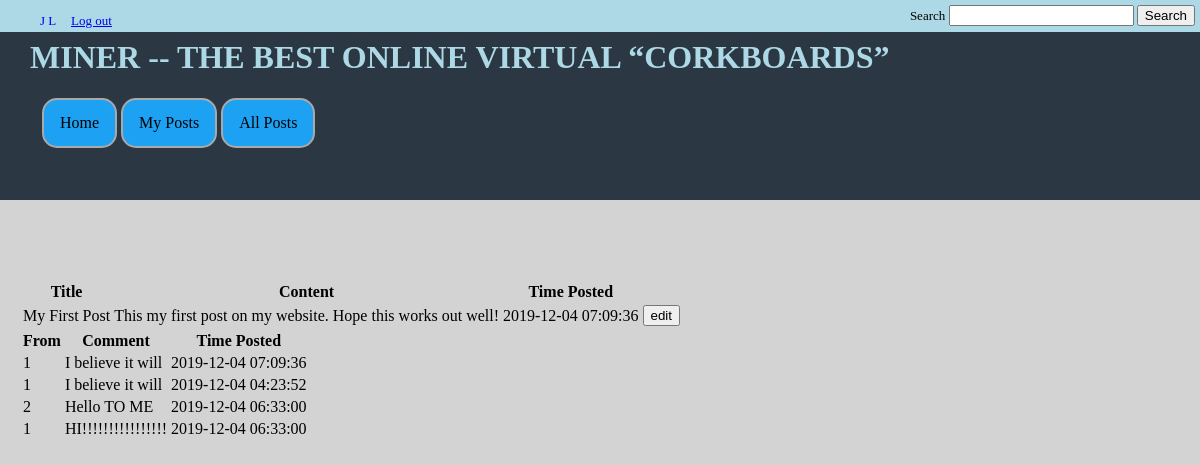
Screenshot of /post.php?postID=2 (signed in) with the database file from the repository.
### tables this page shows
CREATE TABLE IF NOT EXISTS posts (
	postID int NOT NULL AUTO_INCREMENT,
	userID int,
	Title varchar(255),
	Content TEXT,
	TimeCreated TIMESTAMP,
	PRIMARY KEY( postID ),
	FOREIGN KEY (userID) REFERENCES users(userID)
);

CREATE TABLE IF NOT EXISTS comments (
	commentID int NOT NULL AUTO_INCREMENT,
	userID int NOT NULL,
	postID int NOT NULL,
	Content TEXT,
	TimeCreated TIMESTAMP,
	PRIMARY KEY( commentID, postID ),
	FOREIGN KEY (userID) REFERENCES users(userID),
	FOREIGN KEY (postID) REFERENCES posts(postID)
);

### post.php (the view, shortened to what this page needs)
<!DOCTYPE html>
<html lang="en-US">
<head>
	<link rel="stylesheet" type="text/css" href="header.css" />
</head>
<body>
	<?php
	  $path = "";
	  $thisPage = "mypost";
	  if (isset($_SESSION["passwordVerified"])) {
			if ($_SESSION["passwordVerified"] == TRUE) {
				include 'header_afterloggedin.php';
			}
			else{
				include 'templateHeader.php';
			}
		}
		else{
			include 'templateHeader.php';
			header("Location: login.php");
		}
	?>
	<main>
	<?php if (isset($_SESSION["passwordVerified"])): ?>
		<?php if ($_SESSION["passwordVerified"] == TRUE): ?>
			<table>
				<thead>
				<tr>
					<th>Title</th>
					<th>Content</td>
					<th>Time Posted</th>
				</tr>
				</thead>
				<tbody>
				<?php
					getPost($_GET["postID"]);
				?>
				</tbody>
			</table>
			<table>
				<thead>
				<tr>
					<th>From</th>
					<th>Comment</td>
					<th>Time Posted</th>
				</tr>
				</thead>
				<tbody>
				<?php
					getPostCommentsAndLikes($_GET["postID"]);
				?>
				</tbody>
			</table>
		<?php else: ?>
			<p>Please Log in.</p>
		<?php endif ?>
	<?php else: ?>
		<p>Please Log in.</p>
	<?php endif ?>
	</main>
</body>
</html>
<?php
function getPostCommentsAndLikes($postID,$Limit = 20,$Offset = 0 )
{
	include 'connect.php';
	$querycheck="SELECT comments.* FROM `comments`, `posts` WHERE comments.postID = ? AND posts.postID = ? LIMIT ?, ?";
	$stmt = $mysqli->prepare( $querycheck );
	$stmt->bind_param( "iiii", $pID, $pID, $Off, $lim);
	$stmt->execute();
	$res = $stmt->get_result();
	while ($row = mysqli_fetch_array($res)) {
		echo "<tr>";
		echo "<td>" . $row["userID"] . "</td>";
		echo "<td>" . $row["Content"] . "</td>";
		echo "<td>" . $row["TimeCreated"] . "</td>";
		echo "</tr>";
	}
}
function getPost($postID, $Limit = 20, $Offset = 0)
{
	include 'connect.php';
	$querycheck="SELECT * FROM `posts` WHERE postID = ? ORDER BY TimeCreated DESC LIMIT ?, ?";
	$stmt = $mysqli->prepare( $querycheck );
	$stmt->bind_param( "iii", $pID, $Off, $lim);
	$pID = $postID;
	$Off = $Offset;
	$lim = $Limit;
	$stmt->execute();
	$res = $stmt->get_result();
	while ($row = mysqli_fetch_array($res)) {
		echo "<tr>";
		echo "<td>" . $row["Title"] . "</td>";
		echo "<td>" . $row["Content"] . "</td>";
		echo "<td>" . $row["TimeCreated"] . "</td>";
		if($row['userID'] == $_SESSION['userID']){
			echo '<td><input type="button" name="edit" value="edit"></td>';
		}
		echo "</tr>";
	}
}
?>

### header_afterloggedin.php
<div id="top-nav" style="background-color:lightBlue">
	<form id="searchform" method="GET">
		<label for="search" style="color:black">Search</label>
		<input id="search" name="search" type="text" value="" maxlength="150">
		<input type="submit" id="search-button" value="Search">
	</form>
	<ul id="left-ul" style="list-style-type:none">
		<span style="color:blue; padding-right:12px;"><?php echo $_SESSION["userfname"] ." ". $_SESSION["userlname"]. "  ";?></span>
		<li class="left-ul-li">
			<a id="logout" href="logout_submit.php">Log out</a>
		</li>
	</ul>
</div>
<div class="navigation-div">
<header>
	<br><h1 style="color:lightBlue;">MINER -- THE BEST ONLINE VIRTUAL “CORKBOARDS”</h1>
	</header>
	<nav class="navagation-bar">
	    <?php
		  $homepath = $path."index.php";
		  $mypostpath = $path."myposts.php";
		  $allpostpath = $path."allposts.php";
	    ?>
		<a class="home"
		<?php if ($thisPage=="home") echo "style=\"background-color: darkBlue;color: white;\""; ?>
		href="<?php echo $homepath; ?>">Home</a>
		<a class="myposts"
		<?php if ($thisPage=="myposts") echo "style=\"background-color: darkBlue;color: white;\""; ?>
		href="<?php echo $mypostpath; ?>">My Posts</a>
		<a class="allposts"
		<?php if ($thisPage=="allposts") echo "style=\"background-color: darkBlue;color: white;\""; ?>
		href="<?php echo $allpostpath; ?>">All Posts</a>
	</nav>
</div>

### header.css (style rules this page uses)
body { margin:0px; background-color: lightGrey; }
main { position: absolute; top: 35%; margin-right: 10px; margin-left: 20px; }
#top-nav { direction: ltr; color: lightBlue; font-size: 13px; font-weight: 400; height: 32px; position: fixed; top: 0; left: 0; width: 100%; min-width: 600px; z-index: 99999; background: lightBlue; }
ul#left-ul { width: 30%; }
ul li { display: inline; padding-right: 3%; }
#searchform { float: right; display: inline; margin-top: 5px; margin-right: 5px; }
.navigation-div { background-color: #2b3843; height: 25%; width: 100%; position: fixed; }
header { font-family: "Times New Roman", Times, serif; color: lightGrey; font-weight: bold; margin-left: 30px; }
nav { overflow: hidden; margin-left: 40px; }
nav a { float:left; font-size: 16px; color: black; text-align: center; padding: 14px 16px; text-decoration: none; background-color: #1DA1F2; border: solid 2px #1DA1F2; border-radius: 15px; border-color: darkGrey; margin-left: 2px; margin-right: 2px; }

### rows the page displays
posts: Title "My First Post", Content "This my first post on my website. Hope this works out well!", TimeCreated "2019-12-04 07:09:36"
comments: userID "1", Content "I believe it will", TimeCreated "2019-12-04 07:09:36"
comments: userID "1", Content "I believe it will", TimeCreated "2019-12-04 04:23:52"
comments: userID "2", Content "Hello TO ME", TimeCreated "2019-12-04 06:33:00"
comments: userID "1", Content "HI!!!!!!!!!!!!!!!!", TimeCreated "2019-12-04 06:33:00"

### other values shown
$_SESSION["userfname"] "J"
$_SESSION["userlname"] "L"
